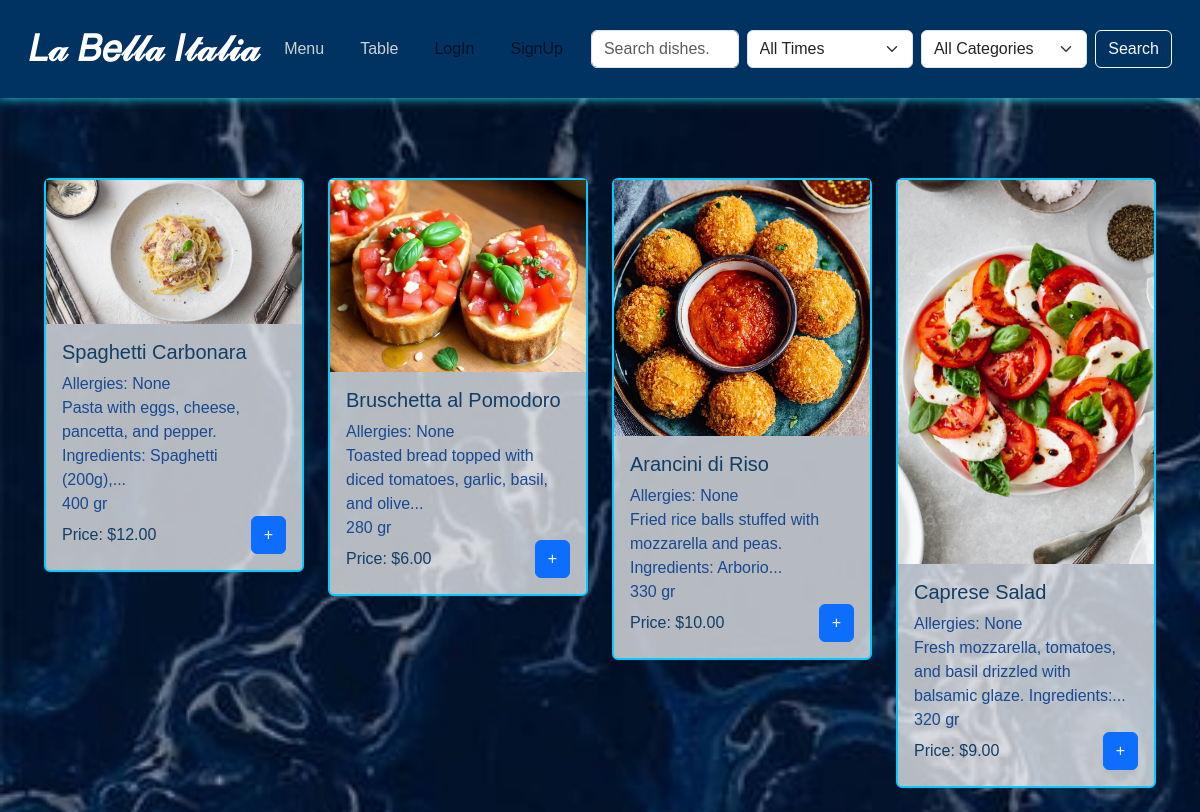
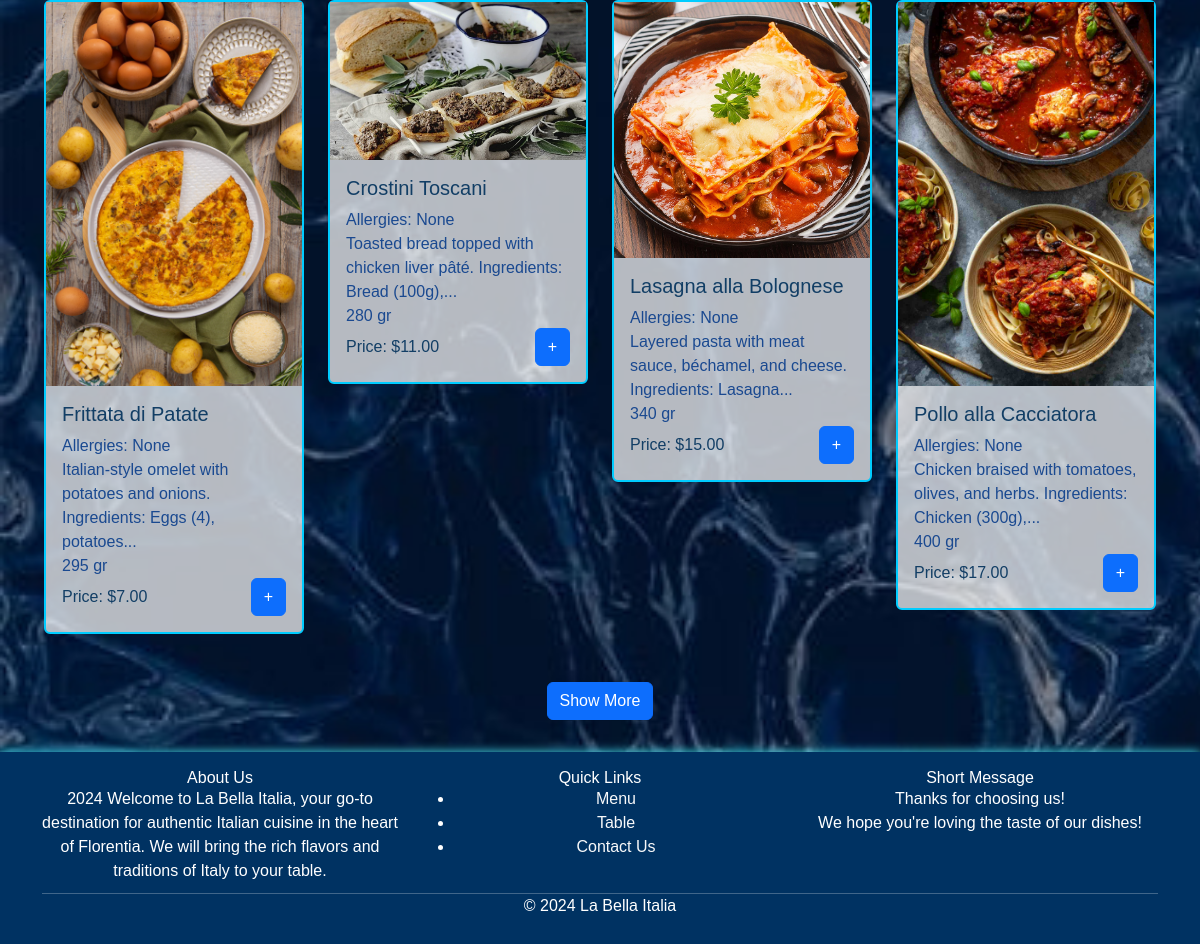
Screenshot of /dishes/ with the database file from the repository (2 pictures, top to bottom).
### project/models.py (models this page shows)
class Dish(models.Model):
    SORTDT = [
        ("Breakfast", "breakfast"),
        ("Lunch", "lunch"),
        ("Dinner", "dinner")
    ]
    SORT = [
        ("Appetizers", "appetizers"),
        ("Main Courses", "main"),
        ("Side Dishes", "side"),
        ("Desserts", "desserts"),
        ("Beverages", "beverages"),
        ("Soups", "soups"),
        ("Salads", "salads")
    ]
    name = models.CharField(max_length=255)
    ingredients = models.TextField()
    gram = models.CharField(max_length=255)
    sort_daytime = models.CharField(max_length=15, choices=SORTDT, blank=True, null=True)
    sort = models.CharField(max_length=50, choices=SORT)
    allergies = models.ManyToManyField(Allergies)
    image = models.ImageField(upload_to='dish_img/', blank=True, null=True)

class DishPrice(models.Model):
    dish = models.ForeignKey(Dish, on_delete=models.CASCADE)
    price = models.DecimalField(max_digits=10, decimal_places=2)
    date = models.DateTimeField(auto_now_add=False)

### project/views.py (the view)
# urls.py: path('dishes/', DishListView.as_view(), name='dish-list'),
class DishListView(ListView):
    model = Dish
    template_name = 'dish/dish_list.html'
    context_object_name = 'dishes'
    paginate_by = 8
    def get_context_data(self, **kwargs):
        context = super().get_context_data(**kwargs)
        dishes = context['dishes']
        latest_prices = {}
        for dish in dishes:
            latest_price = DishPrice.objects.filter(dish=dish).order_by('-date').first()
            latest_prices[dish.id] = latest_price
        context['latest_prices'] = latest_prices
        return context
    def get(self, request):
        super().get(request)
        if request.headers.get('x-requested-with') == 'XMLHttpRequest':
            return render (request, 'dish/list.html', context=self.get_context_data())
        return render(request, self.template_name, context=self.get_context_data())

### project/templatetags/custom_filters.py (called while the page is built)
@register.filter
def get_item(dictionary, key):
    if isinstance(dictionary, dict):
        return dictionary.get(key)
    else:
        return None

@register.filter
def truncate_words(value, arg):
    words = value.split()
    if len(words) > arg:
        return ' '.join(words[:arg]) + '...'
    return value

### templates/dish/dish_list.html (shortened to what this page needs)
{% extends 'base.html' %}
{% load custom_filters %}
{% load static %}
{% block content %}
    <div class="container mt-5">
        <div class= 'row text-left poll-container' >
            {% include  "dish/list.html"%}
        </div>
        </div>
        <div class="text-center mt-4">
            <button id="show-more" class="btn btn-primary" onclick="showMore()">Show More</button>
        </div>
{% endblock %}

### templates/dish/list.html
{% load static%}
{% load custom_filters %}
{% for dish in page_obj %}
<div class="col-md-3 mb-4">
    <a href="{% url 'dish-detail' dish.id %}" style="text-decoration: none;">
        <div class="card" style="border: 2px solid #00ccff;">
            {% if dish.image %}
                <img src="{{ dish.image.url }}" class="card-img-top" alt="{{ dish.name }} image">
            {% endif %}
            <div class="card-body">
                <h5 class="card-title" style="color: #123E65;">{{ dish.name }}</h5>
                <p class="card-text" style="color: #1a4990;">Allergies: {% if dish.allergies %} {{ dish.allergies.name }} {% else %} None {% endif %}</p>
                <p class="card-text" style="color: #1a4990;">{{ dish.ingredients|truncate_words:10 }}</p>
                <p class="card-text" style="color: #1a4990;">{{ dish.gram }} gr</p>
                {% with latest_price=latest_prices|get_item:dish.id %}
                    <div class="d-flex justify-content-between align-items-center">
                        <p class="card-text mb-0" style="color: #123E65;">
                            Price: {% if latest_price %} ${{ latest_price.price }} {% else %} Not available {% endif %}
                        </p>
                        <a href="{% url 'order-create' dish.id %}" class="btn btn-primary">+</a>
                    </div>
                {% endwith %}
            </div>
        </div>
    </a>
</div>
{% endfor %}

### rows the page displays
Dish: image (picture), name "Spaghetti Carbonara", allergies.name "None", ingredients "Pasta with eggs, cheese, pancetta, and pepper. Ingredients: Spaghetti (200g),...", gram "400"
DishPrice: price "12.00"
Dish: image (picture), name "Bruschetta al Pomodoro", allergies.name "None", ingredients "Toasted bread topped with diced tomatoes, garlic, basil, and olive...", gram "280"
DishPrice: price "6.00"
Dish: image (picture), name "Arancini di Riso", allergies.name "None", ingredients "Fried rice balls stuffed with mozzarella and peas. Ingredients: Arborio...", gram "330"
DishPrice: price "10.00"
Dish: image (picture), name "Caprese Salad", allergies.name "None", ingredients "Fresh mozzarella, tomatoes, and basil drizzled with balsamic glaze. Ingredients:...", gram "320"
DishPrice: price "9.00"
Dish: image (picture), name "Frittata di Patate", allergies.name "None", ingredients "Italian-style omelet with potatoes and onions. Ingredients: Eggs (4), potatoes...", gram "295"
DishPrice: price "7.00"
Dish: image (picture), name "Crostini Toscani", allergies.name "None", ingredients "Toasted bread topped with chicken liver pâté. Ingredients: Bread (100g),...", gram "280"
DishPrice: price "11.00"
Dish: image (picture), name "Lasagna alla Bolognese", allergies.name "None", ingredients "Layered pasta with meat sauce, béchamel, and cheese. Ingredients: Lasagna...", gram "340"
DishPrice: price "15.00"
Dish: image (picture), name "Pollo alla Cacciatora", allergies.name "None", ingredients "Chicken braised with tomatoes, olives, and herbs. Ingredients: Chicken (300g),...", gram "400"
DishPrice: price "17.00"
